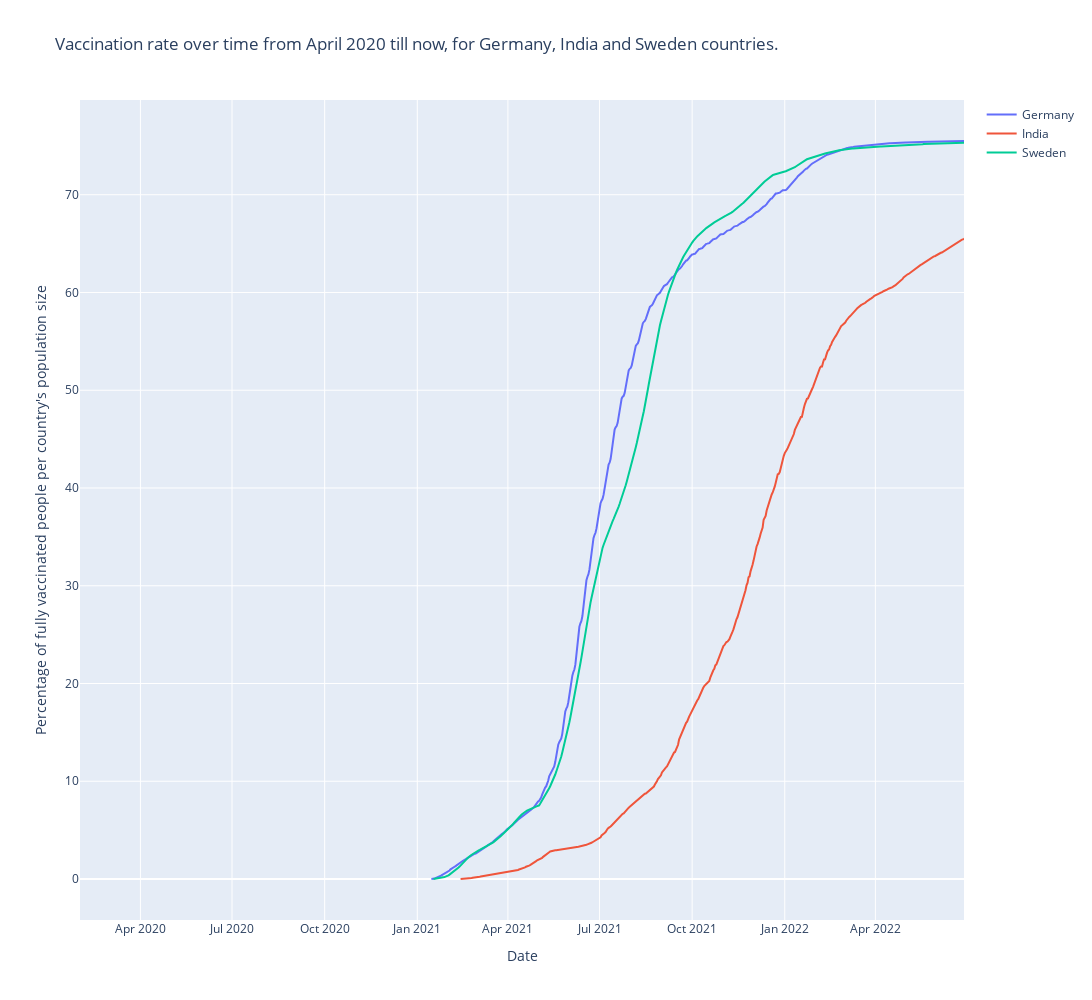

Here is the notebook cell this chart was saved with:
### Code cell
fig = go.Figure()
for country in country_array:
    fig.add_trace(go.Scatter(x=df_dict[country]['date'], y=df_dict[country]['fully_vaccinated_per_population'].interpolate(method='linear'), name=country, mode="lines"))       
    #fig.add_trace(go.Scatter(x=final_df['date'], y=final_df[country], name=country, mode="lines"))       

#fig.update_yaxes(type="log")
fig.update_layout(width = 1200, height=1000, title="Vaccination rate over time from April 2020 till now, for Germany, India and Sweden countries.", xaxis_title="Date", yaxis_title="Percentage of fully vaccinated people per country's population size")
fig.show()    
fig.write_image("../reports/figures/delivery2_results.jpeg")

### Figure 1 — Plotly figure (JSON) as saved in the notebook; plotly's stock layout.template omitted (floating-point values rounded to 4 significant figures; data arrays with more than 128 entries replaced by an {"elided": "..."} marker saying what was removed)
{"data": [{"mode": "lines", "name": "Germany", "type": "scatter", "x": {"elided": "879 str values"}, "y": {"elided": "879 float values"}}, {"mode": "lines", "name": "India", "type": "scatter", "x": {"elided": "879 str values"}, "y": {"elided": "879 float values"}}, {"mode": "lines", "name": "Sweden", "type": "scatter", "x": {"elided": "879 str values"}, "y": {"elided": "879 float values"}}], "layout": {"height": 1000, "title": {"text": "Vaccination rate over time from April 2020 till now, for Germany, India and Sweden countries."}, "width": 1200, "xaxis": {"autorange": true, "range": ["2020-02-01", "2022-06-28"], "title": {"text": "Date"}, "type": "date"}, "yaxis": {"autorange": true, "range": [-4.194, 79.69], "title": {"text": "Percentage of fully vaccinated people per country's population size"}, "type": "linear"}}}
